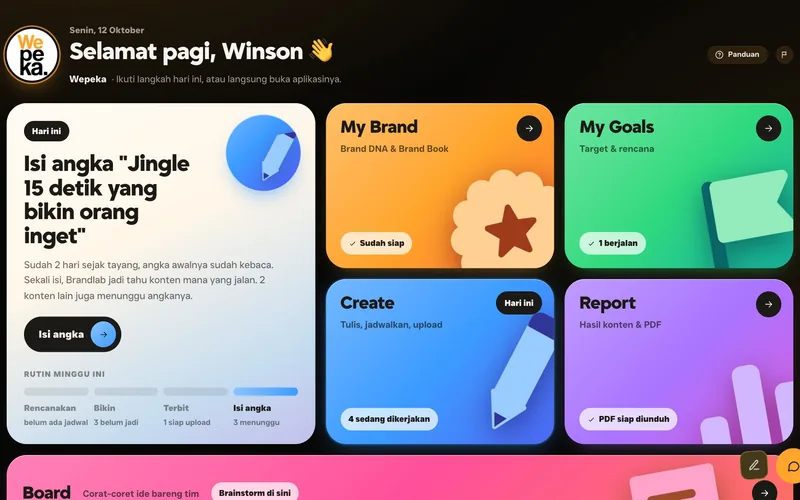
#> input picture founder/img/beranda.webp, 800 x 500 px
$ python update-phone-card.py ../founder/img/beranda.webp ../founder/img/brainstorm.webp 5 5
#> lines starting #> are read from the running program, lines starting #| are printed output that depends on the picture; after the words box and inside, x2 and y2 are one past the last pixel; in counts of white or black regions, pixels touching at a corner belong together
# Update Brandlab screenshots (api/_updates.js): a phone screenshot on a
# 1280x800 card with the Brandlab gradient, so it reads in the 16:10 frame.
# usage: python3 scripts/update-phone-card.py <phone.png> <out.jpg> [crop_top] [crop_bottom]
import sys
from PIL import Image, ImageDraw, ImageFilter
src, out = sys.argv[1], sys.argv[2]
top = int(sys.argv[3]) if len(sys.argv) > 3 else 0
bottom = int(sys.argv[4]) if len(sys.argv) > 4 else 0
W, H = 1280, 800
bg = Image.new("RGB", (W, H)); d = ImageDraw.Draw(bg)
#> after `bg = Image.new('RGB', (W, H))`: bg: PIL image 1280x800 RGB; every value is 0
c1, c2, c3 = (255, 165, 43), (169, 116, 255), (59, 155, 255)
for x in range(W):
    t = x / (W - 1)
    a, (p, q) = (t / .5, (c1, c2)) if t < .5 else ((t - .5) / .5, (c2, c3))
    d.line([(x, 0), (x, H)], fill=tuple(int(p[i] * (1 - a) + q[i] * a) for i in range(3)))
ph = Image.open(src).convert("RGB")
#> ph is the input picture: PIL image 800x500 RGB; mean R, G, B 137.1, 133.6, 141.4
ph = ph.crop((0, top, ph.width, ph.height - bottom))
#> ph: PIL image 800x490 RGB
h = H - 80; w = int(ph.width * h / ph.height)
#> after `w = int(ph.width * h / ph.height)`: w = 1175
ph = ph.resize((w, h), Image.LANCZOS)
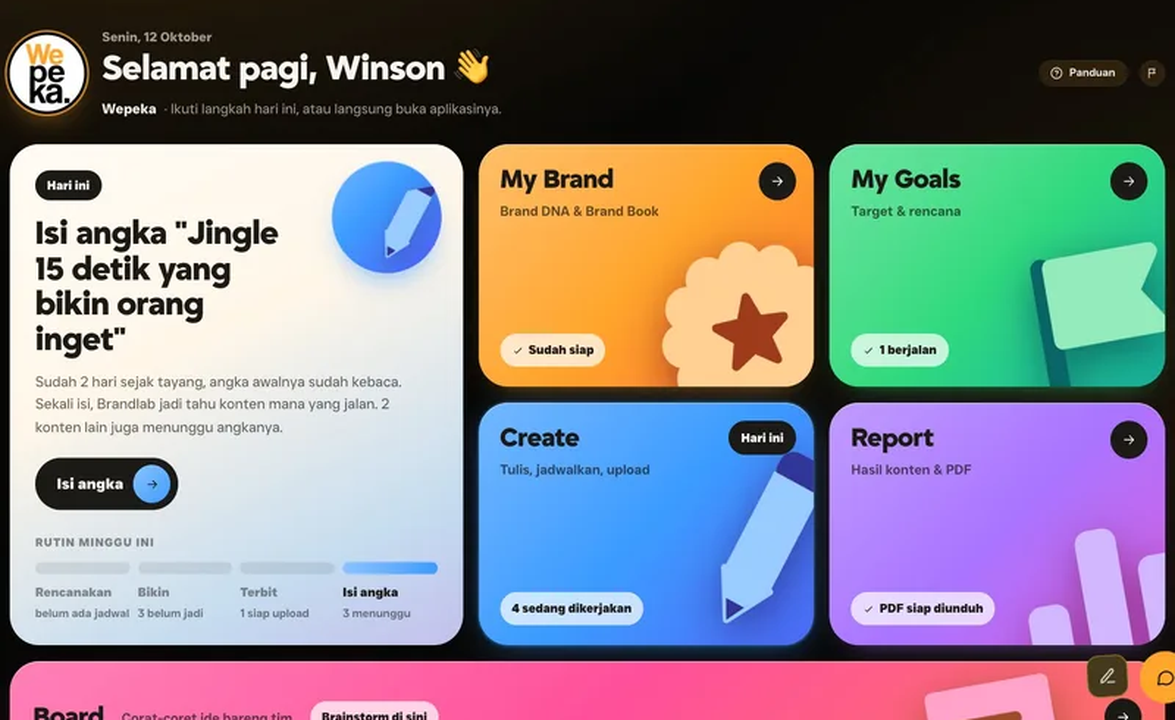
#> ph: PIL image 1175x720 RGB; mean R, G, B 137.3, 135.1, 142.8
mask = Image.new("L", (w, h), 0); ImageDraw.Draw(mask).rounded_rectangle((0, 0, w - 1, h - 1), radius=36, fill=255)
#> after `mask = Image.new('L', (w, h), 0)`: mask: PIL image 1175x720 L; every value is 0
#> after `ImageDraw.Draw(mask).rounded_rectangle((0, 0, w - 1, h - 1), radius=36`:
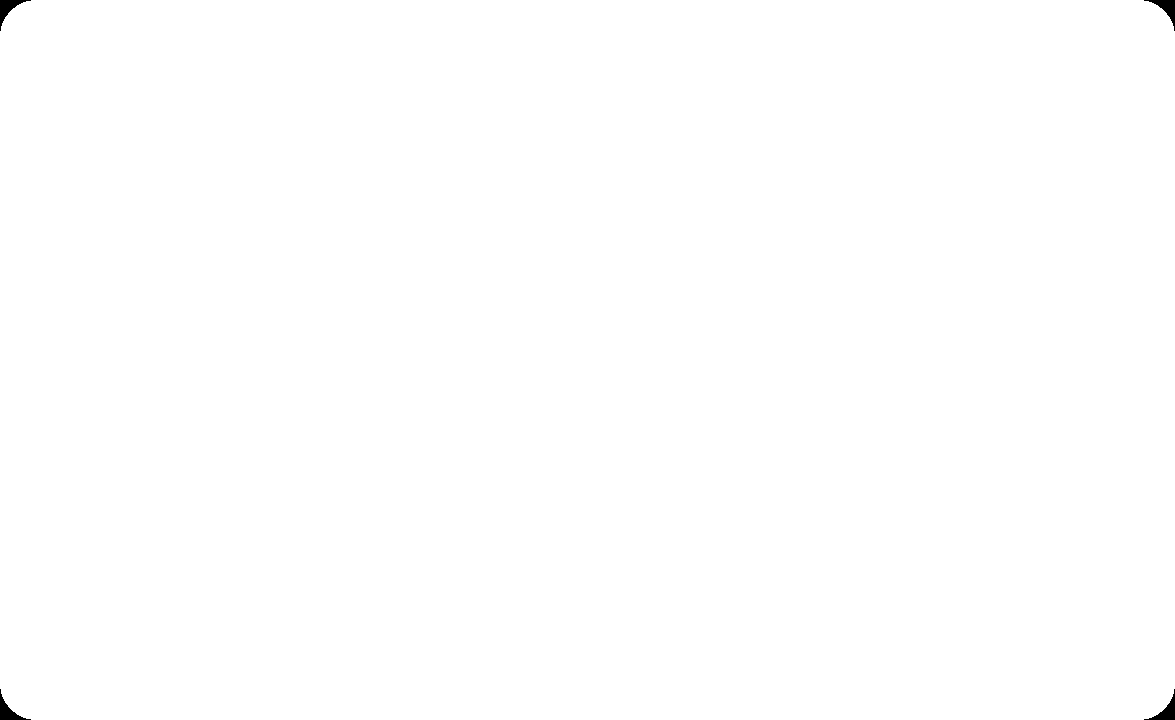
#> mask: PIL image 1175x720 L; 99.9% white; 4 black regions, box (x1, y1, x2, y2) and area: (0, 0, 31, 31) 287, (1144, 0, 1175, 31) 287, (0, 689, 31, 720) 287, (1144, 689, 1175, 720) 287
sh = Image.new("RGBA", (W, H), (0, 0, 0, 0)); ImageDraw.Draw(sh).rounded_rectangle(((W - w) // 2 + 6, 46, (W + w) // 2 + 6, 46 + h), radius=40, fill=(0, 0, 0, 110))
#> after `sh = Image.new('RGBA', (W, H), (0, 0, 0, 0))`: sh: PIL image 1280x800 RGBA; every value is 0
#> after `ImageDraw.Draw(sh).rounded_rectangle(((W - w) // 2 + 6, 46, (W + w) //`:
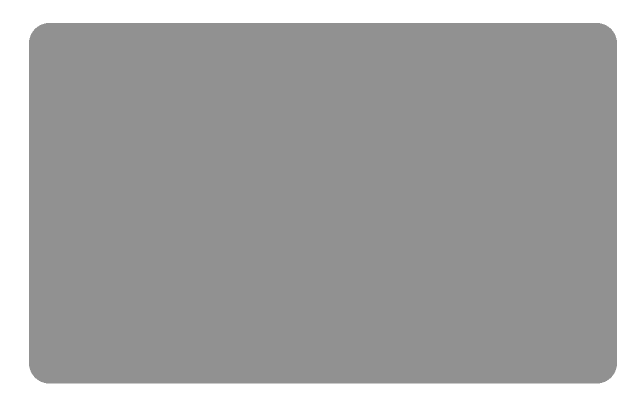
#> sh: PIL image 1280x800 RGBA (shown at 1/2 size); mean R, G, B, A 0, 0, 0, 90.9; transparent parts drawn white
sh = sh.filter(ImageFilter.GaussianBlur(18))
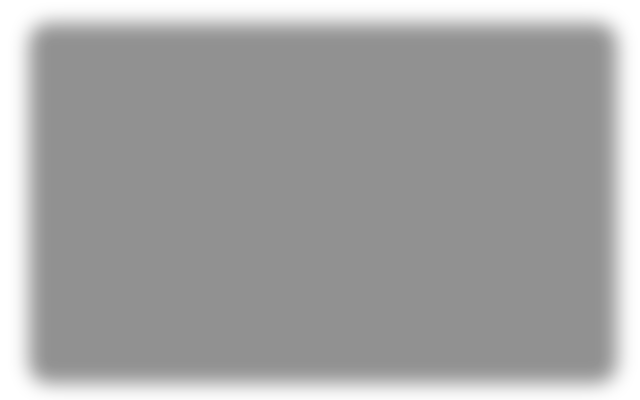
#> sh: PIL image 1280x800 RGBA (shown at 1/2 size); mean R, G, B, A 0, 0, 0, 90.9; transparent parts drawn white
bg = bg.convert("RGBA"); bg.alpha_composite(sh); bg = bg.convert("RGB")
#> after `bg = bg.convert('RGBA')`:
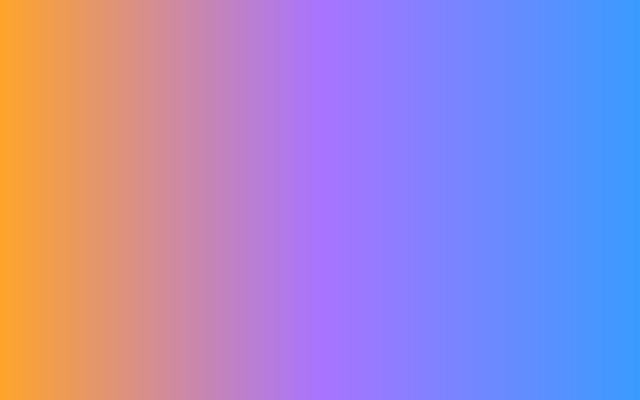
#> bg: PIL image 1280x800 RGBA (shown at 1/2 size); mean R, G, B, A 162.5, 137.5, 201.7, 255
#> after `bg.alpha_composite(sh)`:
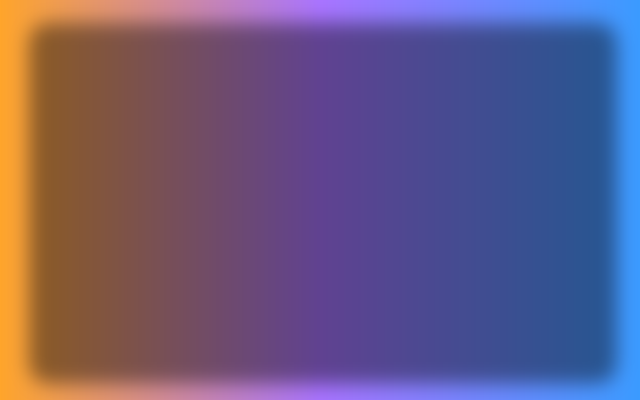
#> bg: PIL image 1280x800 RGBA (shown at 1/2 size); mean R, G, B, A 104.7, 89.1, 127.9, 255
bg.paste(ph, ((W - w) // 2, 40), mask)
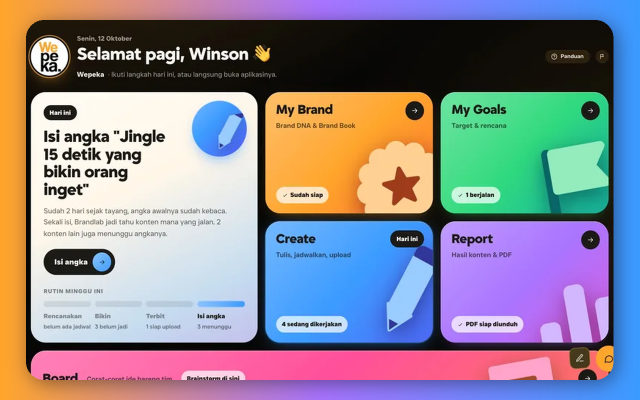
#> bg: PIL image 1280x800 RGB (shown at 1/2 size); mean R, G, B 139.5, 135.4, 147.1
bg.save(out, "JPEG", quality=84, optimize=True, progressive=True)
